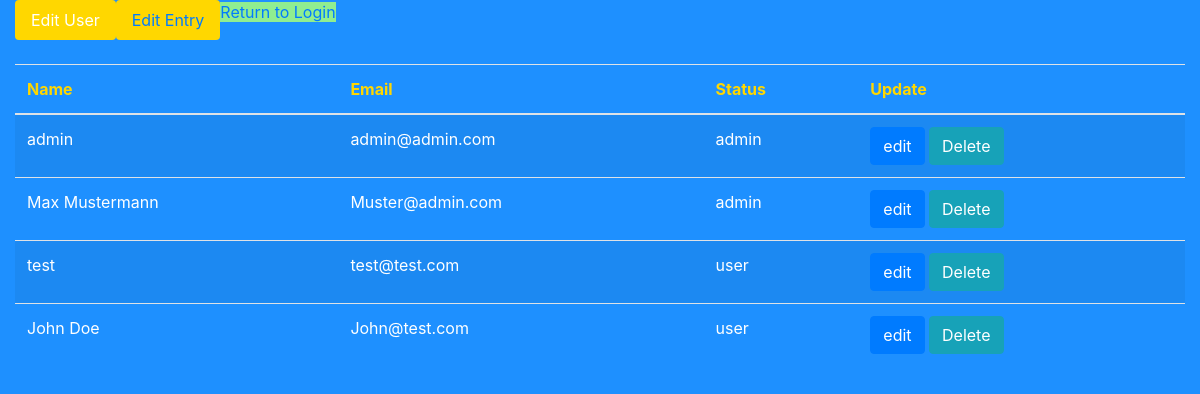
/admin.php (signed in), run on the app's committed database.
### tables this page shows
CREATE TABLE `users` (
  `userId` int(11) NOT NULL,
  `userName` varchar(30) NOT NULL,
  `userEmail` varchar(60) NOT NULL,
  `userPass` varchar(255) NOT NULL,
  `status` enum('user','admin') DEFAULT 'user'
);

### admin.php (the view, shortened to what this page needs)
<?php
require 'adminedit.php';
?>
<!DOCTYPE html>
<html>
<head>
<link rel="stylesheet" href="https://stackpath.bootstrapcdn.com/bootstrap/4.3.1/css/bootstrap.min.css">
</head>
<body class='bg'>
<div class="container-fluid other">
<ul class="nav nav-pills mb-3" id="pills-tab" role="tablist">
  <li class="nav-item">
    <a  style="background-color: gold" class="nav-link active" id="pills-home-tab" data-toggle="pill" href="#pills-home" role="tab" aria-controls="pills-home" aria-selected="false">Edit User</a>
  </li>
  <li class="nav-item">
    <a style="background-color: gold" style="background-color: gold" class="nav-link" id="pills-profile-tab" data-toggle="pill" href="#pills-profile" role="tab" aria-controls="pills-profile" aria-selected="false">Edit Entry</a>
  </li>
<li class="nav-item">
    <a style="background-color: lightgreen" href="logout.php?logout">Return to Login</a><br><br>
  </li>
</ul>
<div class="tab-content" id="pills-tabContent">
<div class="tab-pane fade show active" id="pills-home" role="tabpanel" aria-labelledby="pills-home-tab">
<table class="table table-striped text-white">
<thead>
    <tr>
        <th style="color: gold;">Name</th>
        <th style="color: gold;">Email</th>
        <th style="color: gold;">Status</th>
        <th style="color: gold;">Update</th>
    </tr>
</thead>
<tbody>
    <?php  $sql = "SELECT * FROM users"; $result = $conn->query('SELECT * FROM users');
    while ($row = $result->fetch_assoc()):
        ?>
        <tr>
          <td><?php echo $row['userName']; ?></td>
          <td><?php echo $row['userEmail']; ?></td>
          <td><?php echo $row['status']; ?></td>
          <td>
              <a href="admin.php?edit=<?php echo $row['userId']; ?>" class="btn btn-primary" >edit</a>
              <a href="admin.php?delete=<?php echo $row['userId']; ?>" class="btn btn-info" >Delete</a>
          </td>
      </tr>
    <?php endwhile; ?>
</tbody>
</table>
 </div>
            </div>
    </div>
</body>
</html>

### admin.php (style rules this page uses)
.bg { background-color: dodgerblue; }
.other { background-color: dodgerblue; color: white; }

### data on the page
users: userName "admin", userEmail "admin@admin.com", status "admin"
users: userName "Max Mustermann", userEmail "Muster@admin.com", status "admin"
users: userName "test", userEmail "test@test.com", status "user"
users: userName "John Doe", userEmail "John@test.com", status "user"
